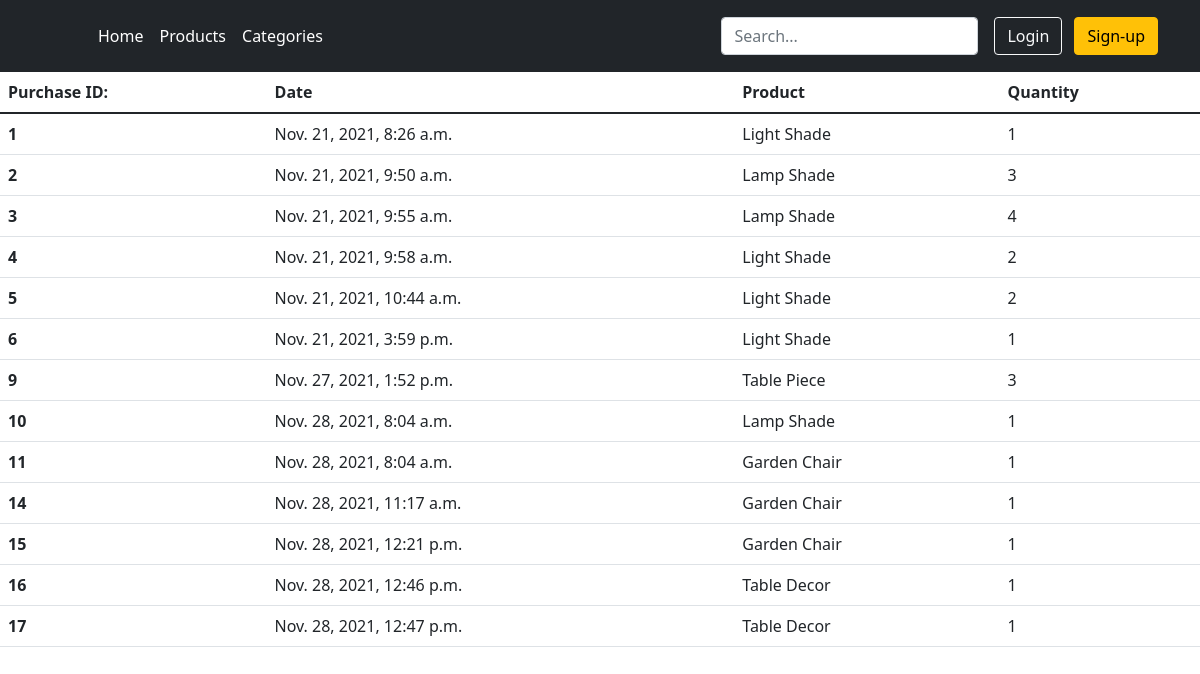
Page /store/orders/ on the earlier database version.
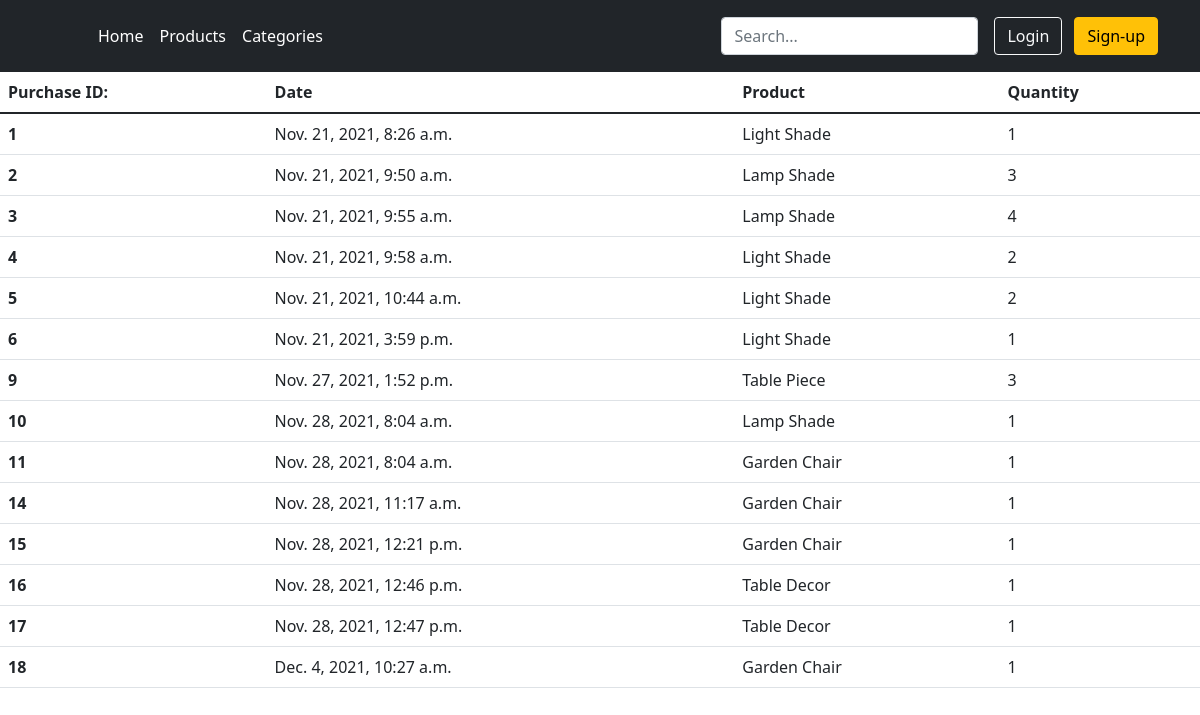
Same page on the later database version.
### products/models.py (models this page shows, shortened)
class Purchase(models.Model):
    product = models.ForeignKey(Product, on_delete=models.DO_NOTHING)
    quantity = models.IntegerField()
    user = models.ForeignKey(User, on_delete=models.CASCADE)
    date = models.DateTimeField(auto_now_add=True)
    updated = models.DateTimeField(auto_now=True)

class Product(models.Model):
    title = models.CharField(max_length=200)
    description = models.TextField(blank=True)
    image = models.ImageField(upload_to='images/')
    price = models.DecimalField(max_digits=6, decimal_places=2)
    category = models.ForeignKey(Category, related_name='product', on_delete=models.CASCADE)
    slug = models.SlugField(max_length=255)
    quantity = models.IntegerField(default=0)
    is_active = models.BooleanField(default=True)
    created = models.DateTimeField(auto_now_add=True)
    updated = models.DateTimeField(auto_now=True)
    class Meta:
        verbose_name_plural = 'Products'
        ordering = ('-created',)
    def __str__(self):
        return self.title

### storeAnada/views.py (the view)
# urls.py: path('store/orders/', storeAnada.views.OrdersView.as_view(), name='orders'),
class OrdersView(TemplateView):
	template_name = 'store/orders.html'
	def get_context_data(self, **kwargs):
		context = super().get_context_data(**kwargs)
		context["orders"] = Purchase.objects.all()
		return context

### templates/store/orders.html (shortened to what this page needs)
{% extends "base.html" %}
{% load static %}
{% block content %}
    <table class="table">
  <thead>
    <tr>
        <th scope="col">Purchase ID:</th>
        <th scope="col">Date</th>
        <th scope="col">Product</th>
        <th scope="col">Quantity</th>
    </tr>
  </thead>
  <tbody>
      {% for item in orders %}
            <tr>
              <th scope="row">{{ item.pk }}</th>
              <td>{{ item.date }}</td>
                <td>{{ item.product }}</td>
                <td>{{ item.quantity }}</td>
            </tr>
        {% endfor %}
  </tbody>
{% endblock %}

Differences in the rows shown:
added Purchase: pk "18", date "Dec. 4, 2021, 10:27 a.m.", product "Garden Chair", quantity "1"
